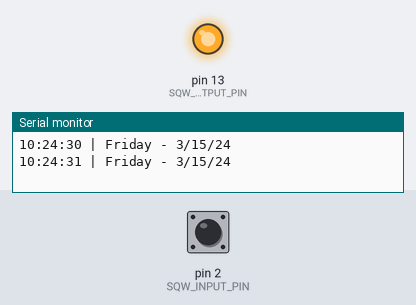
Simulated run of this sketch. Board: Arduino Uno, built with avr-gcc and run on an emulated ATmega328P. Parts: output pins drawn as LEDs (lit = HIGH), the last lines printed to the serial monitor. The test bench sets the inputs (shaded band); at power-on: pin 2 (SQW_INPUT_PIN) HIGH. The local clock reads 2024-03-15 10:24:30 at power-on unless the sketch sets it.

Above: at 1.2 s.
1.3 s: pin 2 (SQW_INPUT_PIN) pulled LOW for 0.15 s
At 1.37 s:
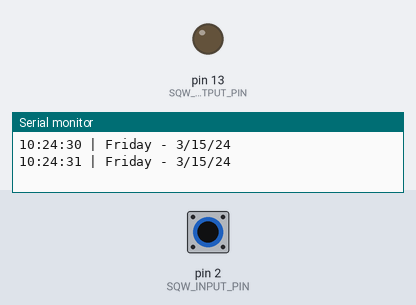
2.9 s: pin 2 (SQW_INPUT_PIN) pulled LOW for 3.2 s
At 6.5 s:
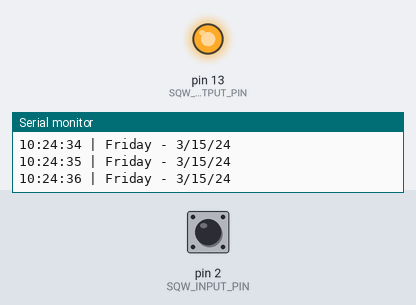
Timing chart, 0 to 8.0 s (numbered marks = the images above; inputs shaded):
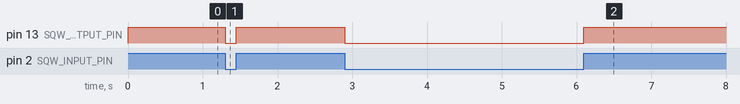

Measured:
- after the input at 1.3 s, pin 13 (SQW_OUTPUT_PIN): HIGH → LOW at once, → HIGH 0.15 s later
- after the input at 2.9 s, pin 13 (SQW_OUTPUT_PIN): HIGH → LOW at once, → HIGH 3.2 s later

The sketch:

DS1307_RTC_Demo.ino
```cpp
/******************************************************************************
DS1307_RTC_Demo.ino
Jim Lindblom @ SparkFun Electronics
original creation date: October 2, 2016
https://github.com/sparkfun/SparkFun_DS1307_RTC_Arduino_Library

Configures, sets, and reads from the DS1307 real-time clock (RTC).

Resources:
Wire.h - Arduino I2C Library

Development environment specifics:
Arduino 1.6.8
SparkFun RedBoard
SparkFun Real Time Clock Module (v14)
******************************************************************************/
#include <SparkFunDS1307RTC.h>
#include <Wire.h>

// Comment out the line below if you want month printed before date.
// E.g. October 31, 2016: 10/31/16 vs. 31/10/16
#define PRINT_USA_DATE

#define SQW_INPUT_PIN 2   // Input pin to read SQW
#define SQW_OUTPUT_PIN 13 // LED to indicate SQW's state

void setup()
{
  // Use the serial monitor to view time/date output
  Serial.begin(9600);
  pinMode(SQW_INPUT_PIN, INPUT_PULLUP);
  pinMode(SQW_OUTPUT_PIN, OUTPUT);
  digitalWrite(SQW_OUTPUT_PIN, digitalRead(SQW_INPUT_PIN));

  rtc.begin(); // Call rtc.begin() to initialize the library
  // (Optional) Sets the SQW output to a 1Hz square wave.
  // (Pull-up resistor is required to use the SQW pin.)
  rtc.writeSQW(SQW_SQUARE_1);

  // Now set the time...
  // You can use the autoTime() function to set the RTC's clock and
  // date to the compiliers predefined time. (It'll be a few seconds
  // behind, but close!)
  rtc.autoTime();
  // Or you can use the rtc.setTime(s, m, h, day, date, month, year)
  // function to explicitly set the time:
  // e.g. 7:32:16 | Monday October 31, 2016:
  // rtc.setTime(16, 32, 7, 2, 31, 10, 16);  // Uncomment to manually set time
  // rtc.set12Hour(); // Use rtc.set12Hour to set to 12-hour mode
}

void loop()
{
  static int8_t lastSecond = -1;

  // Call rtc.update() to update all rtc.seconds(), rtc.minutes(),
  // etc. return functions.
  rtc.update();

  if (rtc.second() != lastSecond) // If the second has changed
  {
    printTime(); // Print the new time

    lastSecond = rtc.second(); // Update lastSecond value
  }

  // Read the state of the SQW pin and show it on the
  // pin 13 LED. (It should blink at 1Hz.)
  digitalWrite(SQW_OUTPUT_PIN, digitalRead(SQW_INPUT_PIN));
}

void printTime()
{
  Serial.print(String(rtc.hour()) + ":"); // Print hour
  if (rtc.minute() < 10)
    Serial.print('0'); // Print leading '0' for minute
  Serial.print(String(rtc.minute()) + ":"); // Print minute
  if (rtc.second() < 10)
    Serial.print('0'); // Print leading '0' for second
  Serial.print(String(rtc.second())); // Print second

  if (rtc.is12Hour()) // If we're in 12-hour mode
  {
    // Use rtc.pm() to read the AM/PM state of the hour
    if (rtc.pm()) Serial.print(" PM"); // Returns true if PM
    else Serial.print(" AM");
  }

  Serial.print(" | ");

  // Few options for printing the day, pick one:
  Serial.print(rtc.dayStr()); // Print day string
  //Serial.print(rtc.dayC()); // Print day character
  //Serial.print(rtc.day()); // Print day integer (1-7, Sun-Sat)
  Serial.print(" - ");
#ifdef PRINT_USA_DATE
  Serial.print(String(rtc.month()) + "/" +   // Print month
                 String(rtc.date()) + "/");  // Print date
#else
  Serial.print(String(rtc.date()) + "/" +    // (or) print date
                 String(rtc.month()) + "/"); // Print month
#endif
  Serial.println(String(rtc.year()));        // Print year
}
```
